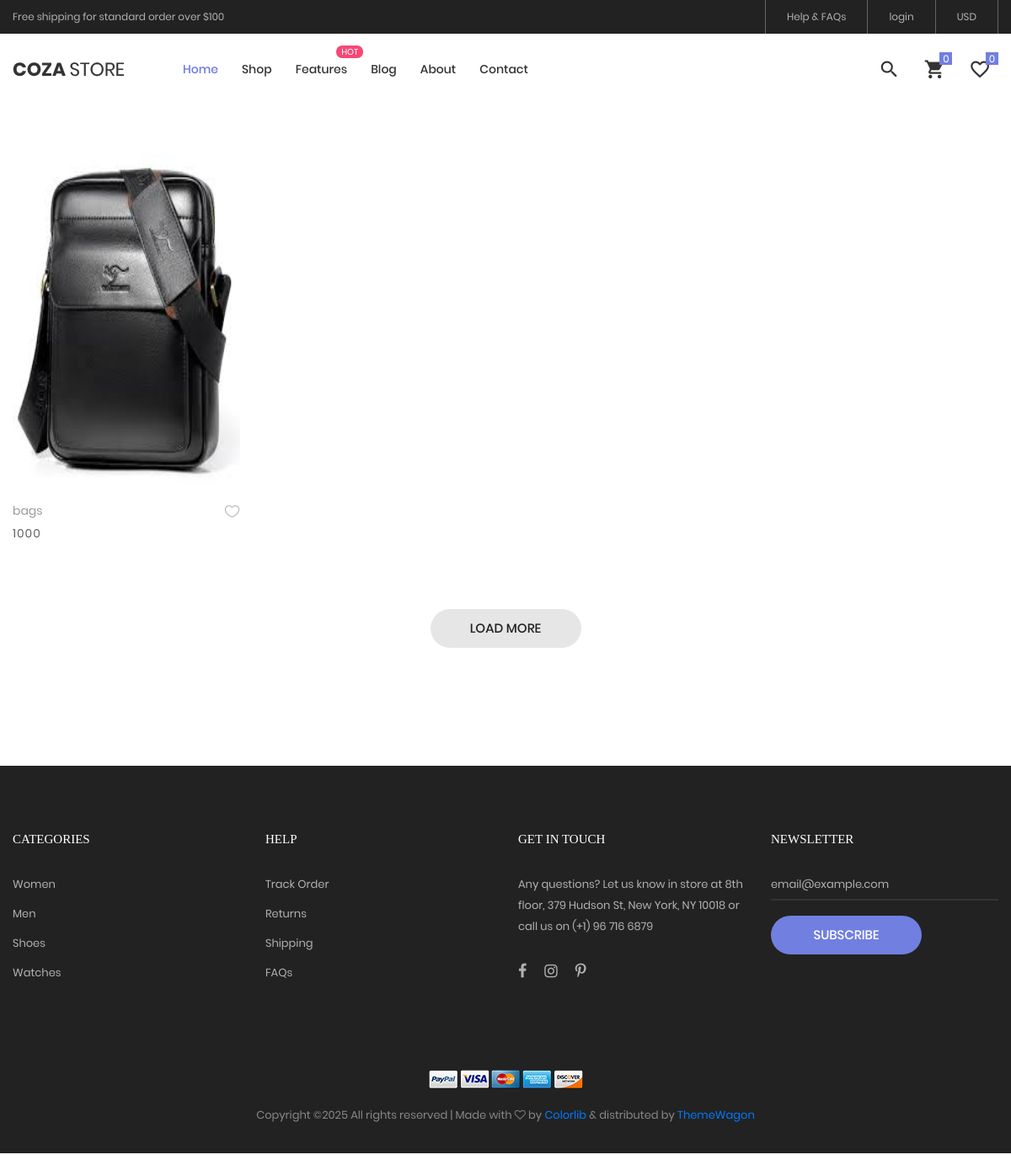
Page /product.php?cId=3 on the committed database.
### tables this page shows
CREATE TABLE `products` (
  `id` int(11) NOT NULL,
  `name` varchar(200) NOT NULL,
  `price` int(11) NOT NULL,
  `description` varchar(200) NOT NULL,
  `qty` int(11) NOT NULL,
  `image` varchar(500) NOT NULL,
  `c_id` int(11) NOT NULL
);

### product.php (the view, shortened to what this page needs)
<?php
include("php/query.php");
include("components/header.php");
?>
	<div class="bg0 m-t-23 p-b-140 mt-5 pt-5">
		<div class="container">
			<div class="flex-w flex-sb-m p-b-52">
			</div>
			<div class="row isotope-grid">
            <?php
            if(isset($_GET['cId'])){
                $categoryId= $_GET['cId'];
                $query = $pdo->prepare("select * from products where c_id = :cId");
                $query->bindParam(':cId', $categoryId);
                $query->execute();
                $products = $query->fetchAll(PDO::FETCH_ASSOC);
                foreach($products as $product){
            ?>
				<div class="col-sm-6 col-md-4 col-lg-3 p-b-35 isotope-item women">
					<div class="block2">
						<div class="block2-pic hov-img0">
							<img height="400px" src="AdminPanel/images/<?php echo $product['image'] ?>" alt="IMG-PRODUCT">
						</div>
						<div class="block2-txt flex-w flex-t p-t-14">
							<div class="block2-txt-child1 flex-col-l ">
								<a href="product-detail.php?pId=<?php echo $product['id']?>" class="stext-104 cl4 hov-cl1 trans-04 js-name-b2 p-b-6">
									<?php echo $product['name'] ?>
								</a>
								<span class="stext-105 cl3">
                                <?php echo $product['price'] ?>
								</span>
							</div>
							<div class="block2-txt-child2 flex-r p-t-3">
								<a href="#" class="btn-addwish-b2 dis-block pos-relative js-addwish-b2">
									<img class="icon-heart1 dis-block trans-04" src="images/icons/icon-heart-01.png" alt="ICON">
								</a>
							</div>
						</div>
					</div>
				</div>
                <?php
                }
            }
                ?>
			</div>
			<div class="flex-c-m flex-w w-full p-t-45">
				<a href="#" class="flex-c-m stext-101 cl5 size-103 bg2 bor1 hov-btn1 p-lr-15 trans-04">
					Load More
				</a>
			</div>
		</div>
	</div>
<?php
include("components/footer.php");
?>

### css/main.css (style rules this page uses)
.container { max-width: 1380px; }
@media (max-width: 1600px) { .container { max-width: 1200px; } }
.block2-pic { position: relative; }
.block2-txt-child1 { width: calc(100% - 30px); }
.block2-txt-child2 { width: 30px; }
.cl3 { color: #666; }
.cl4 { color: #999; }
.cl5 { color: #222; }
.stext-101 { font-family: Poppins-Medium; font-size: 15px; line-height: 1.466667; text-transform: uppercase; }
.stext-104 { font-family: Poppins-Regular; font-size: 14px; line-height: 1.466667; }
.stext-105 { font-family: Poppins-Regular; font-size: 14px; line-height: 1.466667; letter-spacing: 1px; }
.size-103 { min-width: 179px; height: 46px; }
.bg0 { background-color: #fff; }
.bg2 { background-color: #e6e6e6; }
.bor1 { border-radius: 23px; }
.hov-img0 { display: block; overflow: hidden; }
.hov-img0 img { width: 100%; -webkit-transition: transform 0.9s ease; -o-transition: transform 0.9s ease; -moz-transition: transform 0.9s ease; transition: transform 0.9s ease; }

### rows in the picture
products: image (picture), name "bags", price "1000"
